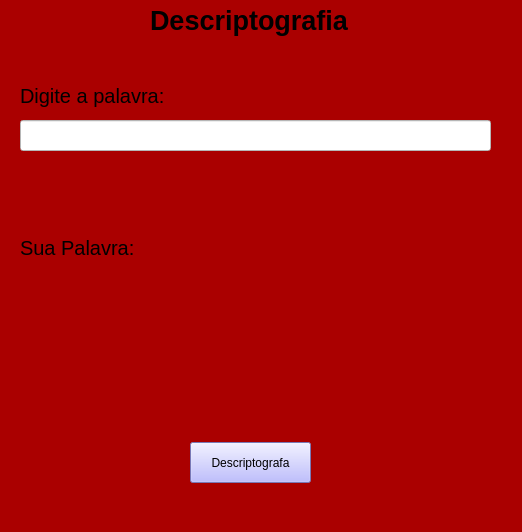
<?xml version="1.0" encoding="UTF-8"?>
<ui version="4.0">
 <class>MainWindow</class>
 <widget class="QMainWindow" name="MainWindow">
  <property name="geometry">
   <rect>
    <x>0</x>
    <y>0</y>
    <width>522</width>
    <height>532</height>
   </rect>
  </property>
  <property name="windowTitle">
   <string>MainWindow</string>
  </property>
  <property name="styleSheet">
   <string notr="true">background-color: rgb(170, 0, 0);

</string>
  </property>
  <widget class="QWidget" name="centralwidget">
   <widget class="QPushButton" name="pushButton">
    <property name="geometry">
     <rect>
      <x>190</x>
      <y>442</y>
      <width>121</width>
      <height>41</height>
     </rect>
    </property>
    <property name="styleSheet">
     <string notr="true">background-color: rgb(170, 170, 255);</string>
    </property>
    <property name="text">
     <string>Descriptografa</string>
    </property>
   </widget>
   <widget class="QLabel" name="label">
    <property name="geometry">
     <rect>
      <x>150</x>
      <y>0</y>
      <width>221</width>
      <height>41</height>
     </rect>
    </property>
    <property name="font">
     <font>
      <pointsize>20</pointsize>
      <weight>75</weight>
      <bold>true</bold>
     </font>
    </property>
    <property name="text">
     <string>Descriptografia</string>
    </property>
   </widget>
   <widget class="QLabel" name="label_2">
    <property name="geometry">
     <rect>
      <x>20</x>
      <y>80</y>
      <width>151</width>
      <height>31</height>
     </rect>
    </property>
    <property name="font">
     <font>
      <pointsize>15</pointsize>
     </font>
    </property>
    <property name="text">
     <string>Digite a palavra:</string>
    </property>
   </widget>
   <widget class="QLineEdit" name="lineEdit">
    <property name="geometry">
     <rect>
      <x>20</x>
      <y>120</y>
      <width>471</width>
      <height>31</height>
     </rect>
    </property>
    <property name="styleSheet">
     <string notr="true">background-color: rgb(255, 255, 255);</string>
    </property>
   </widget>
   <widget class="QLabel" name="label_3">
    <property name="geometry">
     <rect>
      <x>20</x>
      <y>240</y>
      <width>131</width>
      <height>16</height>
     </rect>
    </property>
    <property name="font">
     <font>
      <pointsize>15</pointsize>
     </font>
    </property>
    <property name="text">
     <string>Sua Palavra:</string>
    </property>
   </widget>
   <widget class="QLabel" name="label_4">
    <property name="geometry">
     <rect>
      <x>30</x>
      <y>300</y>
      <width>461</width>
      <height>20</height>
     </rect>
    </property>
    <property name="font">
     <font>
      <pointsize>12</pointsize>
     </font>
    </property>
    <property name="text">
     <string/>
    </property>
   </widget>
  </widget>
  <widget class="QMenuBar" name="menubar">
   <property name="geometry">
    <rect>
     <x>0</x>
     <y>0</y>
     <width>522</width>
     <height>21</height>
    </rect>
   </property>
  </widget>
  <widget class="QStatusBar" name="statusbar"/>
 </widget>
 <resources/>
 <connections/>
</ui>
